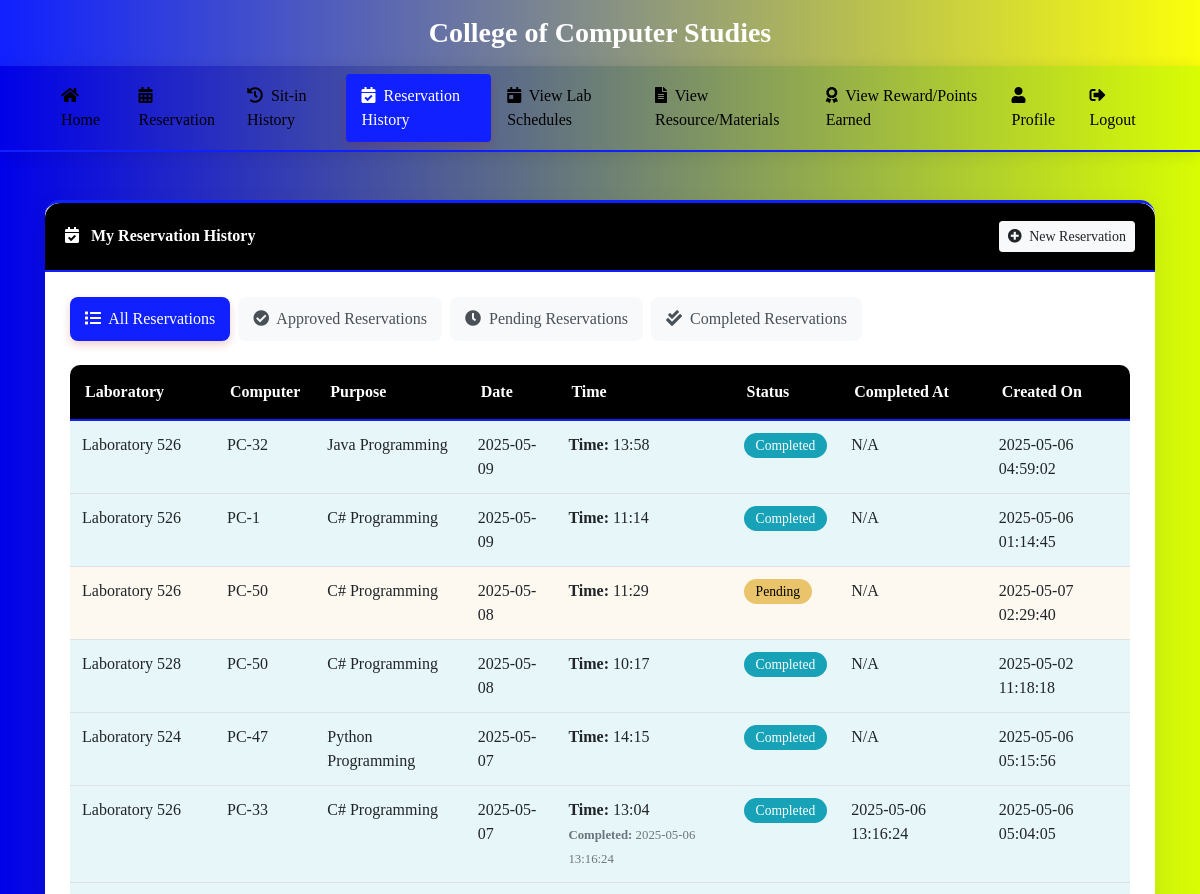
The page /user_reservation_history (signed in, upper part) on the database as committed earlier.
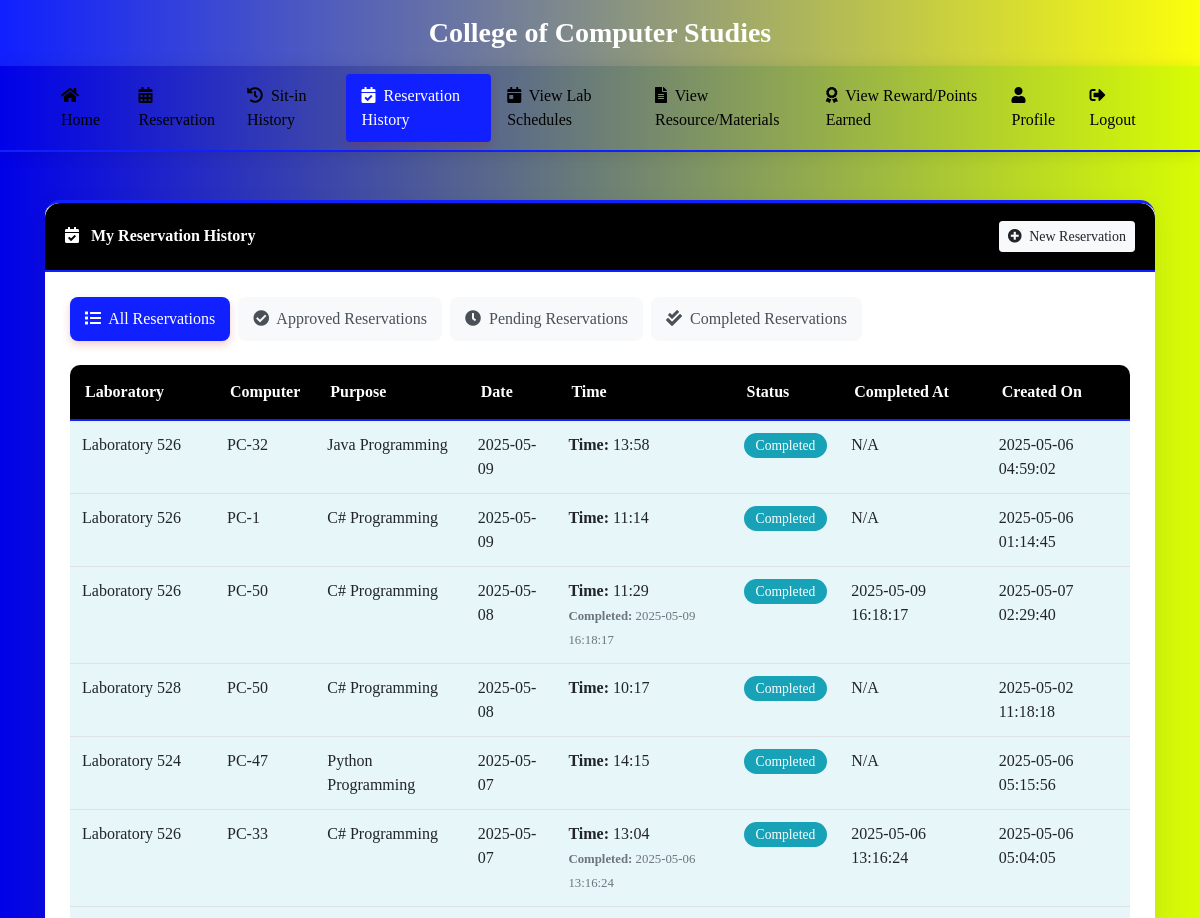
The same page on the database as committed later.
### tables this page shows
CREATE TABLE reservations (
                        id INTEGER PRIMARY KEY,
                        student_id TEXT,
                        laboratory_number TEXT,
                        reservation_date TEXT,
                        reservation_time TEXT,
                        purpose TEXT,
                        status TEXT,
                        created_at TEXT, computer_number INTEGER, time_out TEXT, completed_at TEXT,
                        FOREIGN KEY (student_id) REFERENCES users (idno)
                    );

### app.py (the view)
@app.route('/user_reservation_history')
def user_reservation_history():
    if 'user_id' not in session:
        return redirect(url_for('login'))
    student_id = session['user_id']
    status_filter = request.args.get('status', None)
    try:
        conn = get_db_connection()
        cursor = conn.cursor()
        cursor.execute('SELECT * FROM users WHERE idno = ?', (student_id,))
        user = cursor.fetchone()
        if status_filter:
            cursor.execute('''
                SELECT id, laboratory_number, computer_number, purpose, reservation_date,
                       reservation_time, time_out, status, created_at, completed_at
                FROM reservations
                WHERE student_id = ? AND status = ?
                ORDER BY reservation_date DESC, reservation_time DESC
            ''', (student_id, status_filter))
        else:
            cursor.execute('''
                SELECT id, laboratory_number, computer_number, purpose, reservation_date,
                       reservation_time, time_out, status, created_at, completed_at
                FROM reservations
                WHERE student_id = ?
                ORDER BY reservation_date DESC, reservation_time DESC
            ''', (student_id,))
        reservations = cursor.fetchall()
        cursor.execute('''
            SELECT id, laboratory_number, computer_number, purpose, reservation_date,
                   reservation_time, time_out, status, created_at, completed_at
            FROM reservations
            WHERE student_id = ? AND status = 'Approved'
            ORDER BY reservation_date DESC, reservation_time DESC
        ''', (student_id,))
        approved_reservations = cursor.fetchall()
        conn.close()
        return render_template('user_reservation_history.html',
                              user=user,
                              reservations=reservations,
                              approved_reservations=approved_reservations,
                              current_filter=status_filter)
    except Exception as e:
        if 'conn' in locals():
            conn.close()
        print(f"Error fetching reservation history: {str(e)}")
        flash(f"Error: {str(e)}", "danger")
        return redirect(url_for('user_dashboard'))

### app.py (called while the page is built, shortened)
def get_db_connection():
    conn = sqlite3.connect('students.db', timeout=30)
    conn.execute("PRAGMA journal_mode=WAL")  # Use Write-Ahead Logging
    conn.row_factory = sqlite3.Row
    try:
        cursor = conn.cursor()
        cursor.execute("PRAGMA table_info(users)")
        columns = [column[1] for column in cursor.fetchall()]
        cursor.execute("PRAGMA table_info(sitins)")
        sitins_columns = [column[1] for column in cursor.fetchall()]
    except Exception as e:
        print(f"Error in get_db_connection: {str(e)}")
    return conn

### templates/user_reservation_history.html (shortened to what the changed rows need)
<!DOCTYPE html>
<html lang="en">
<head>
    <link rel="stylesheet" href="https://stackpath.bootstrapcdn.com/bootstrap/4.5.2/css/bootstrap.min.css">
    <link rel="stylesheet" href="https://cdnjs.cloudflare.com/ajax/libs/font-awesome/5.15.3/css/all.min.css">
</head>
<body>
    <div class="container py-5">
        <div class="card">
            <div class="card-body">
                <div class="table-responsive">
                    <table class="table table-striped">
                        <thead>
                            <tr>
                                <th>Laboratory</th>
                                <th>Computer</th>
                                <th>Purpose</th>
                                <th>Date</th>
                                <th>Time</th>
                                <th>Status</th>
                                <th>Completed At</th>
                                <th>Created On</th>
                            </tr>
                        </thead>
                        <tbody>
                            {% if reservations %}
                                {% for reservation in reservations %}
                                    <tr class="status-{{ reservation.status|lower }}">
                                        <td>Laboratory {{ reservation.laboratory_number }}</td>
                                        <td>PC-{{ reservation.computer_number }}</td>
                                        <td>{{ reservation.purpose }}</td>
                                        <td>{{ reservation.reservation_date }}</td>
                                        <td>
                                            <strong>Time:</strong> {{ reservation.reservation_time }}<br>
                                            {% if reservation.status == 'Completed' and reservation.completed_at %}
                                            <small class="text-muted"><strong>Completed:</strong> {{ reservation.completed_at }}</small>
                                            {% endif %}
                                        </td>
                                        <td>
                                            {% if reservation.status == 'Pending' %}
                                                <span class="badge badge-pill badge-pending">Pending</span>
                                            {% elif reservation.status == 'Approved' %}
                                                <span class="badge badge-pill badge-approved">Approved</span>
                                            {% elif reservation.status == 'Rejected' %}
                                                <span class="badge badge-pill badge-rejected">Rejected</span>
                                            {% elif reservation.status == 'Completed' %}
                                                <span class="badge badge-pill badge-completed">Completed</span>
                                            {% else %}
                                                <span class="badge badge-pill badge-secondary">{{ reservation.status }}</span>
                                            {% endif %}
                                        </td>
                                        <td>{{ reservation.completed_at if reservation.completed_at else 'N/A' }}</td>
                                        <td>{{ reservation.created_at }}</td>
                                    </tr>
                                {% endfor %}
                            {% endif %}
                        </tbody>
                    </table>
                </div>
            </div>
        </div>
    </div>
</body>
</html>

Rows that differ between the two databases and show on the page:
changed reservations (number 3 of 6 on the later page): completed_at (not shown) → "2025-05-09 16:18:17"; completed_at "N/A" → "2025-05-09 16:18:17"; status "Pending" → "Completed: Completed"
